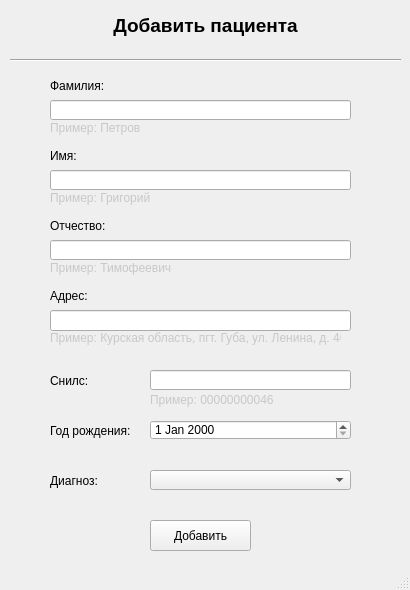
<?xml version="1.0" encoding="UTF-8"?>
<ui version="4.0">
 <class>MainWindow</class>
 <widget class="QMainWindow" name="MainWindow">
  <property name="geometry">
   <rect>
    <x>0</x>
    <y>0</y>
    <width>410</width>
    <height>590</height>
   </rect>
  </property>
  <property name="minimumSize">
   <size>
    <width>410</width>
    <height>590</height>
   </size>
  </property>
  <property name="maximumSize">
   <size>
    <width>410</width>
    <height>590</height>
   </size>
  </property>
  <property name="windowTitle">
   <string>MainWindow</string>
  </property>
  <widget class="QWidget" name="centralwidget">
   <widget class="QLabel" name="label">
    <property name="geometry">
     <rect>
      <x>10</x>
      <y>10</y>
      <width>391</width>
      <height>31</height>
     </rect>
    </property>
    <property name="font">
     <font>
      <pointsize>14</pointsize>
      <weight>75</weight>
      <bold>true</bold>
     </font>
    </property>
    <property name="text">
     <string>Добавить пациента</string>
    </property>
    <property name="alignment">
     <set>Qt::AlignCenter</set>
    </property>
   </widget>
   <widget class="QPushButton" name="pushButton">
    <property name="geometry">
     <rect>
      <x>150</x>
      <y>520</y>
      <width>101</width>
      <height>31</height>
     </rect>
    </property>
    <property name="text">
     <string>Добавить</string>
    </property>
   </widget>
   <widget class="Line" name="line">
    <property name="geometry">
     <rect>
      <x>10</x>
      <y>50</y>
      <width>391</width>
      <height>21</height>
     </rect>
    </property>
    <property name="orientation">
     <enum>Qt::Horizontal</enum>
    </property>
   </widget>
   <widget class="QLineEdit" name="lineEdit">
    <property name="enabled">
     <bool>true</bool>
    </property>
    <property name="geometry">
     <rect>
      <x>50</x>
      <y>100</y>
      <width>301</width>
      <height>20</height>
     </rect>
    </property>
    <property name="contextMenuPolicy">
     <enum>Qt::NoContextMenu</enum>
    </property>
    <property name="layoutDirection">
     <enum>Qt::LeftToRight</enum>
    </property>
    <property name="alignment">
     <set>Qt::AlignLeading|Qt::AlignLeft|Qt::AlignVCenter</set>
    </property>
    <property name="dragEnabled">
     <bool>false</bool>
    </property>
   </widget>
   <widget class="QLabel" name="label_7">
    <property name="geometry">
     <rect>
      <x>50</x>
      <y>450</y>
      <width>61</width>
      <height>61</height>
     </rect>
    </property>
    <property name="text">
     <string>Диагноз:</string>
    </property>
   </widget>
   <widget class="QComboBox" name="comboBox">
    <property name="geometry">
     <rect>
      <x>150</x>
      <y>470</y>
      <width>201</width>
      <height>20</height>
     </rect>
    </property>
   </widget>
   <widget class="QLabel" name="label_4">
    <property name="geometry">
     <rect>
      <x>50</x>
      <y>210</y>
      <width>61</width>
      <height>31</height>
     </rect>
    </property>
    <property name="text">
     <string>Отчество:</string>
    </property>
   </widget>
   <widget class="QLabel" name="label_2">
    <property name="geometry">
     <rect>
      <x>50</x>
      <y>70</y>
      <width>61</width>
      <height>31</height>
     </rect>
    </property>
    <property name="text">
     <string>Фамилия:</string>
    </property>
   </widget>
   <widget class="QLabel" name="label_6">
    <property name="geometry">
     <rect>
      <x>50</x>
      <y>410</y>
      <width>81</width>
      <height>41</height>
     </rect>
    </property>
    <property name="text">
     <string>Год рождения:</string>
    </property>
   </widget>
   <widget class="QLineEdit" name="lineEdit_4">
    <property name="geometry">
     <rect>
      <x>50</x>
      <y>310</y>
      <width>301</width>
      <height>21</height>
     </rect>
    </property>
    <property name="text">
     <string/>
    </property>
   </widget>
   <widget class="QLabel" name="label_5">
    <property name="geometry">
     <rect>
      <x>50</x>
      <y>280</y>
      <width>61</width>
      <height>31</height>
     </rect>
    </property>
    <property name="text">
     <string>Адрес:</string>
    </property>
   </widget>
   <widget class="QLineEdit" name="lineEdit_3">
    <property name="geometry">
     <rect>
      <x>50</x>
      <y>240</y>
      <width>301</width>
      <height>20</height>
     </rect>
    </property>
   </widget>
   <widget class="QLabel" name="label_8">
    <property name="geometry">
     <rect>
      <x>50</x>
      <y>350</y>
      <width>61</width>
      <height>61</height>
     </rect>
    </property>
    <property name="text">
     <string>Снилс:</string>
    </property>
   </widget>
   <widget class="QDateEdit" name="dateEdit">
    <property name="geometry">
     <rect>
      <x>150</x>
      <y>420</y>
      <width>201</width>
      <height>20</height>
     </rect>
    </property>
   </widget>
   <widget class="QLineEdit" name="lineEdit_2">
    <property name="geometry">
     <rect>
      <x>50</x>
      <y>170</y>
      <width>301</width>
      <height>20</height>
     </rect>
    </property>
   </widget>
   <widget class="QLabel" name="label_3">
    <property name="geometry">
     <rect>
      <x>50</x>
      <y>140</y>
      <width>61</width>
      <height>31</height>
     </rect>
    </property>
    <property name="text">
     <string>Имя:</string>
    </property>
   </widget>
   <widget class="QLineEdit" name="lineEdit_5">
    <property name="geometry">
     <rect>
      <x>150</x>
      <y>370</y>
      <width>201</width>
      <height>20</height>
     </rect>
    </property>
    <property name="text">
     <string/>
    </property>
   </widget>
   <widget class="QLabel" name="label_9">
    <property name="geometry">
     <rect>
      <x>50</x>
      <y>120</y>
      <width>291</width>
      <height>16</height>
     </rect>
    </property>
    <property name="styleSheet">
     <string notr="true">color:rgb(200, 200, 200)</string>
    </property>
    <property name="text">
     <string>Пример: Петров</string>
    </property>
   </widget>
   <widget class="QLabel" name="label_10">
    <property name="geometry">
     <rect>
      <x>50</x>
      <y>190</y>
      <width>291</width>
      <height>16</height>
     </rect>
    </property>
    <property name="styleSheet">
     <string notr="true">color:rgb(200, 200, 200)</string>
    </property>
    <property name="text">
     <string>Пример: Григорий</string>
    </property>
   </widget>
   <widget class="QLabel" name="label_11">
    <property name="geometry">
     <rect>
      <x>50</x>
      <y>260</y>
      <width>291</width>
      <height>16</height>
     </rect>
    </property>
    <property name="styleSheet">
     <string notr="true">color:rgb(200, 200, 200)</string>
    </property>
    <property name="text">
     <string>Пример: Тимофеевич</string>
    </property>
   </widget>
   <widget class="QLabel" name="label_12">
    <property name="geometry">
     <rect>
      <x>50</x>
      <y>330</y>
      <width>291</width>
      <height>16</height>
     </rect>
    </property>
    <property name="styleSheet">
     <string notr="true">color:rgb(200, 200, 200)</string>
    </property>
    <property name="text">
     <string>Пример: Курская область, пгт. Губа, ул. Ленина, д. 46</string>
    </property>
   </widget>
   <widget class="QLabel" name="label_13">
    <property name="geometry">
     <rect>
      <x>150</x>
      <y>390</y>
      <width>201</width>
      <height>20</height>
     </rect>
    </property>
    <property name="styleSheet">
     <string notr="true">color:rgb(200, 200, 200)</string>
    </property>
    <property name="text">
     <string>Пример: 00000000046</string>
    </property>
   </widget>
  </widget>
  <widget class="QMenuBar" name="menubar">
   <property name="geometry">
    <rect>
     <x>0</x>
     <y>0</y>
     <width>410</width>
     <height>21</height>
    </rect>
   </property>
  </widget>
  <widget class="QStatusBar" name="statusbar"/>
 </widget>
 <resources/>
 <connections/>
</ui>
